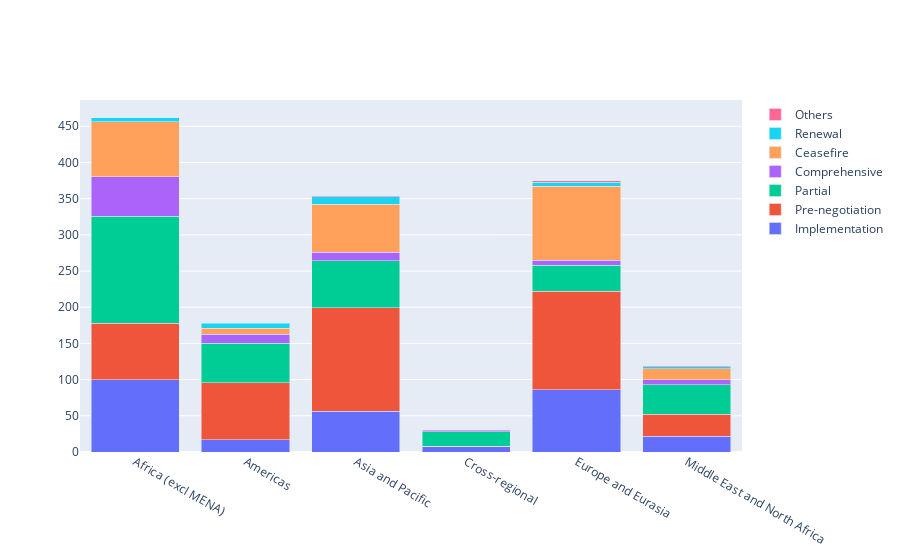

Notebook code cell kept with this figure:
### Markdown cell above
Philippines is the country which have signed the most peace agreements since 1990, followed by Bosnia Herzegovina, Colombia and Sudan. We see that each region is "leaded" by a country that has signed a huge number of agreements.



I was surprised to see that France and Germany have signed one, here is the corresponding agreement for those interested : https://en.wikipedia.org/wiki/Treaty_on_the_Final_Settlement_with_Respect_to_Germany

Let's now look at the stages of the agreements signed and at their regional repartition:

### Code cell
def return_stage(stage):
    return pax[pax['Stage'] == stage].groupby('Reg').count()['Con']
data = []
names = ['Implementation', 'Pre-negotiation', 'Partial', 'Comprehensive', 'Ceasefire', 'Renewal', 'Others']
abb = ['Imp', 'Pre', 'SubPar', 'SubComp', 'Cea', 'Ren', 'Oth']
for i in range(len(names)):
    data.append(go.Bar(name = names[i], x = return_stage(abb[i]).index, y = return_stage(abb[i]).values))

layout = dict(barmode = 'stack')

fig = go.Figure(data=data, layout = layout)
fig.show()

### Figure 1 — Plotly figure (JSON) as saved in the notebook; plotly's stock layout.template omitted (floating-point values rounded to 4 significant figures)
{"data": [{"name": "Implementation", "type": "bar", "x": ["Africa (excl MENA)", "Americas", "Asia and Pacific", "Cross-regional", "Europe and Eurasia", "Middle East and North Africa"], "y": [100, 17, 56, 7, 86, 22]}, {"name": "Pre-negotiation", "type": "bar", "x": ["Africa (excl MENA)", "Americas", "Asia and Pacific", "Cross-regional", "Europe and Eurasia", "Middle East and North Africa"], "y": [78, 79, 143, 1, 136, 30]}, {"name": "Partial", "type": "bar", "x": ["Africa (excl MENA)", "Americas", "Asia and Pacific", "Cross-regional", "Europe and Eurasia", "Middle East and North Africa"], "y": [148, 54, 65, 20, 36, 41]}, {"name": "Comprehensive", "type": "bar", "x": ["Africa (excl MENA)", "Americas", "Asia and Pacific", "Cross-regional", "Europe and Eurasia", "Middle East and North Africa"], "y": [54, 13, 12, 2, 7, 7]}, {"name": "Ceasefire", "type": "bar", "x": ["Africa (excl MENA)", "Americas", "Asia and Pacific", "Europe and Eurasia", "Middle East and North Africa"], "y": [76, 8, 66, 102, 15]}, {"name": "Renewal", "type": "bar", "x": ["Africa (excl MENA)", "Americas", "Asia and Pacific", "Europe and Eurasia", "Middle East and North Africa"], "y": [6, 7, 11, 6, 3]}, {"name": "Others", "type": "bar", "x": ["Asia and Pacific", "Europe and Eurasia", "Middle East and North Africa"], "y": [1, 2, 1]}], "layout": {"barmode": "stack"}}
